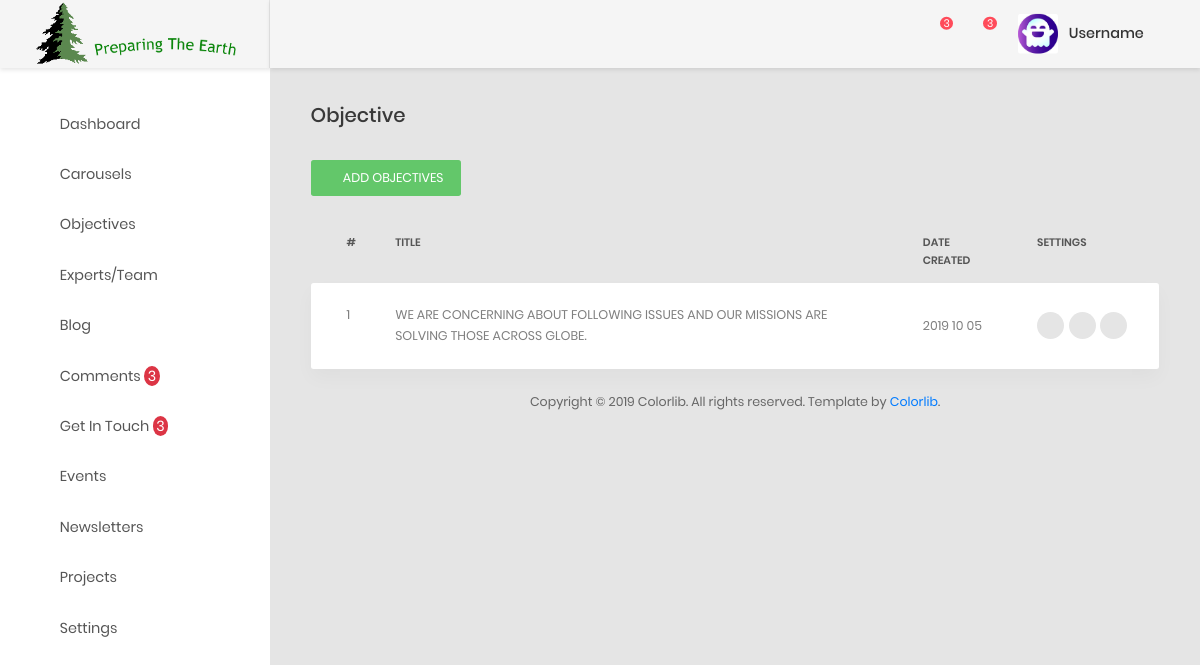
The page /ccsbadmin/objectives/ on the database its author committed.
### ccsbadmin/models.py (models this page shows, shortened)
class Objective(models.Model):
    objective_title = models.CharField(max_length=150, null=False, blank=False)
    objective_description = models.TextField()
    created_at = models.DateTimeField(auto_now_add=True)
    updated_at = models.DateTimeField(auto_now=True)

### ccsbadmin/views.py (the view)
# urls.py: path('objectives/', views.viewObjectives, name='viewObjectives'),
def viewObjectives(request):
    objectives = Objective.objects.order_by("-created_at")
    context ={
        'title':'Objectives',
        'objectives': objectives,
    }
    return render(request, 'objectives/ojectives.html', context)

### ccsbadmin/templatetags/callmethod.py (called while the page is built)
@register.filter(name='comments')
def comments(request):
    comments = Comment.objects.filter(status="UNREAD").order_by("-created_at")
    if comments is not None:
        return comments
    return False

@register.filter(name='get_intouch')
def get_intouch(request):
    getintouchs = GetInTouch.objects.filter(status="UNREAD").order_by("-created_at")
    if getintouchs  is not None:
        return getintouchs
    return False

@register.filter(name='comment_unread_count')
def comment_unread_count(request):
    unread_comments = Comment.objects.filter(status="UNREAD").count()
    if unread_comments is not None:
        return unread_comments
    return False

@register.filter(name='getintouch_unread_count')
def getintouch_unread_count(request):
    getintouch_unread_count = GetInTouch.objects.filter(status="UNREAD").count()
    if getintouch_unread_count is not None:
        return getintouch_unread_count
    return False

### ccsbadmin/templates/objectives/ojectives.html (shortened to what this page needs)
{% extends "aahome/aalayout.html" %}
{% load static %}
{% block links %}
    <link type="text/css" rel="stylesheet" href="https://cdn.datatables.net/1.10.18/css/dataTables.bootstrap.min.css">
    <link type="text/css" href="https://cdnjs.cloudflare.com/ajax/libs/bootstrap-select/1.10.0/css/bootstrap-select.min.css" rel="stylesheet" />
    <link rel="stylesheet" href="https://cdn.jsdelivr.net/npm/bootstrap-select@1.13.9/dist/css/bootstrap-select.min.css">
{% endblock links %}
{% block content %}
            <div class="main-content">
                <div class="section__content section__content--p30">
                    <div class="container-fluid">
                        <div class="row">
                            <div class="col-md-12">
                                <h3 class="title-5 m-b-35">Objective</h3>
                                <div class="table-data__tool">
                                    <div class="table-data__tool-right">
                                        <button data-toggle="modal" data-target="#largeModal" class="au-btn au-btn-icon au-btn--green au-btn--small">
                                            <i class="zmdi zmdi-plus" ></i>add objectives</button>
                                    </div>
                                </div>
                                <div class="table-responsive table-responsive-data2">
                                    <table class="tablezz table table-data2">
                                        <thead>
                                            <tr>
                                                <th>#</th>
                                                <th>Title</th>
                                                <th>date created</th>
                                                <th>Settings</th>
                                            </tr>
                                        </thead>
                                        <tbody>
                                            {% for objective in objectives %}
                                                <tr class="tr-shadow">
                                                    <td>
                                                        {{ forloop.counter }}
                                                    </td>
                                                    <td>{{ objective.objective_title }}</td>
                                                    <td>
                                                        {{ objective.created_at|date:'Y m d' }}
                                                    </td>
                                                    <td>
                                                        <div class="table-data-feature">
                                                            <a href="{% url 'CCSBADMIN:specificObjectives' objective.id %}" class="item" data-toggle="tooltip" data-placement="top" title="View">
                                                                <i class="fa fa-eye"></i>
                                                            </a>
                                                            <button class="item" data-toggle="modal" data-target="#ee{{ objective.id }}" data-placement="top" title="Edit">
                                                                <i class="zmdi zmdi-edit"></i>
                                                            </button>
                                                            <button data-toggle="modal" data-target="#dd{{ objective.id }}" class="item"  data-placement="top" title="Delete">
                                                                <i class="zmdi zmdi-delete"></i>
                                                            </button>
                                                        </div>
                                                    </td>
                                                </tr>
                                                <tr class="spacer"></tr>
                                            {% endfor %}
                                        </tbody>
                                    </table>
                                </div>
                            </div>
                        </div>
                        <div class="row">
                            <div class="col-md-12">
                                <div class="copyright">
                                    <p>Copyright © <script> var date = new Date(); var yr = date.getFullYear(); document.write(yr);</script> Colorlib. All rights reserved. Template by <a href="https://colorlib.com">Colorlib</a>.</p>
                                </div>
                            </div>
                        </div>
                    </div>
                </div>
            </div>
{% endblock content %}

### rows shown on the page
Objective: objective_title "WE ARE CONCERNING ABOUT FOLLOWING ISSUES AND OUR MISSIONS ARE SOLVING THOSE ACROSS GLOBE.", created_at "2019 10 05"

### other values the page prints
{{ request|comment_unread_count }} "3"
{{ request|getintouch_unread_count }} "3"
